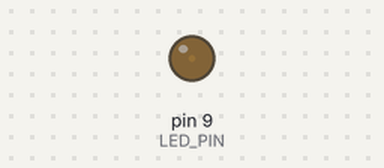
Simulated run of this sketch. Board: Arduino Uno, built with avr-gcc and run on an emulated ATmega328P. On the bench: output pins drawn as LEDs (lit = HIGH).

Above: at 0.05 s.
At 0.95 s:
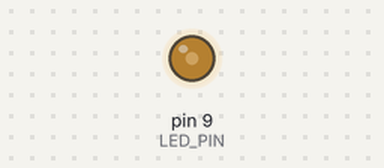
At 1.9 s:
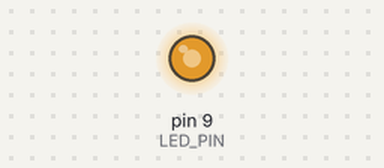
At 3.8 s:
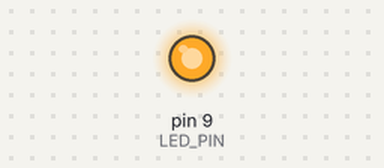
Timing chart, 0 to 8.8 s (numbered marks = the images above):
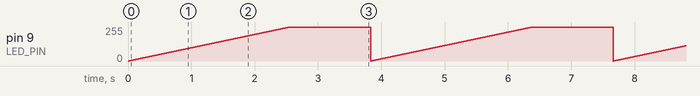

Measured:
- by itself, pin 9 (LED_PIN): ramps from 0/255 to 254/255 and jumps back, once every 3.8 s

The sketch:

Led_Light_Sensor.ino
```cpp
const int LED_PIN = 9;

void setup() {
  // put your setup code here, to run once:
  pinMode(LED_PIN, OUTPUT);
}

void loop() {
  // put your main code here, to run repeatedly:
  for (int i = 0; i < 255; i++)
  {
    analogWrite(LED_PIN, i);
    delay(10);
  }

  for (int i = 255; i > 0; i--)
  {
    analogWrite(LED_PIN, i);
    delay(5);
  }
}
```
